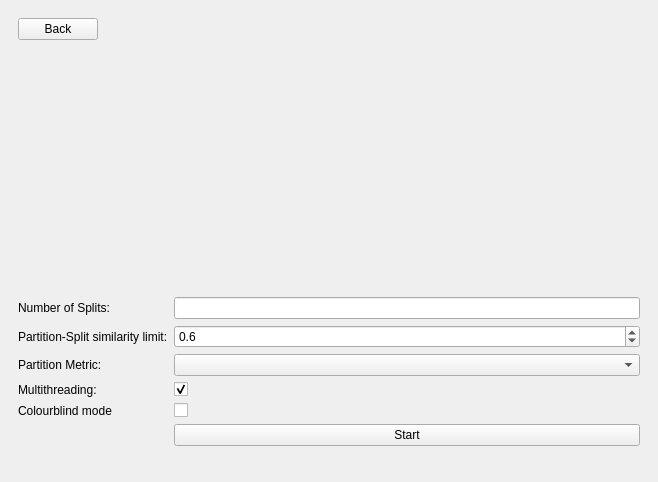
<?xml version="1.0" encoding="UTF-8"?>
<ui version="4.0">
 <class>MainWindow</class>
 <widget class="QMainWindow" name="MainWindow">
  <property name="geometry">
   <rect>
    <x>0</x>
    <y>0</y>
    <width>658</width>
    <height>482</height>
   </rect>
  </property>
  <property name="windowTitle">
   <string>MainWindow</string>
  </property>
  <widget class="QWidget" name="centralwidget">
   <layout class="QHBoxLayout" name="horizontalLayout_2">
    <item>
     <widget class="QFrame" name="frame">
      <property name="frameShape">
       <enum>QFrame::NoFrame</enum>
      </property>
      <property name="frameShadow">
       <enum>QFrame::Plain</enum>
      </property>
      <layout class="QHBoxLayout" name="horizontalLayout">
       <item>
        <layout class="QFormLayout" name="formLayout">
         <item row="2" column="0">
          <spacer name="verticalSpacer">
           <property name="orientation">
            <enum>Qt::Vertical</enum>
           </property>
           <property name="sizeHint" stdset="0">
            <size>
             <width>20</width>
             <height>40</height>
            </size>
           </property>
          </spacer>
         </item>
         <item row="3" column="0">
          <widget class="QLabel" name="label">
           <property name="text">
            <string>Number of Splits:</string>
           </property>
          </widget>
         </item>
         <item row="5" column="0">
          <widget class="QLabel" name="label_3">
           <property name="text">
            <string>Partition-Split similarity limit:</string>
           </property>
          </widget>
         </item>
         <item row="6" column="0">
          <widget class="QLabel" name="label_4">
           <property name="text">
            <string>Partition Metric:</string>
           </property>
          </widget>
         </item>
         <item row="6" column="1">
          <widget class="QComboBox" name="partition_metric_input"/>
         </item>
         <item row="8" column="0">
          <widget class="QLabel" name="label_5">
           <property name="text">
            <string>Colourblind mode</string>
           </property>
          </widget>
         </item>
         <item row="8" column="1">
          <widget class="QCheckBox" name="colourblind_checkbox">
           <property name="text">
            <string/>
           </property>
          </widget>
         </item>
         <item row="9" column="0">
          <spacer name="verticalSpacer_2">
           <property name="orientation">
            <enum>Qt::Vertical</enum>
           </property>
           <property name="sizeHint" stdset="0">
            <size>
             <width>20</width>
             <height>40</height>
            </size>
           </property>
          </spacer>
         </item>
         <item row="7" column="0">
          <widget class="QLabel" name="label_2">
           <property name="text">
            <string>Multithreading:</string>
           </property>
          </widget>
         </item>
         <item row="7" column="1">
          <widget class="QCheckBox" name="multithreading_checkbox">
           <property name="text">
            <string/>
           </property>
           <property name="checked">
            <bool>true</bool>
           </property>
          </widget>
         </item>
         <item row="3" column="1">
          <widget class="QLineEdit" name="split_number_input"/>
         </item>
         <item row="1" column="0">
          <widget class="QPushButton" name="back_button">
           <property name="text">
            <string>Back</string>
           </property>
          </widget>
         </item>
         <item row="9" column="1">
          <widget class="QPushButton" name="start_button">
           <property name="text">
            <string>Start</string>
           </property>
          </widget>
         </item>
         <item row="5" column="1">
          <widget class="QDoubleSpinBox" name="upper_limit_input">
           <property name="decimals">
            <number>1</number>
           </property>
           <property name="minimum">
            <double>0.100000000000000</double>
           </property>
           <property name="maximum">
            <double>1.000000000000000</double>
           </property>
           <property name="singleStep">
            <double>0.100000000000000</double>
           </property>
           <property name="value">
            <double>0.600000000000000</double>
           </property>
          </widget>
         </item>
        </layout>
       </item>
      </layout>
     </widget>
    </item>
   </layout>
  </widget>
  <action name="actionAoo">
   <property name="text">
    <string>Aoo</string>
   </property>
  </action>
 </widget>
 <resources/>
 <connections/>
</ui>
